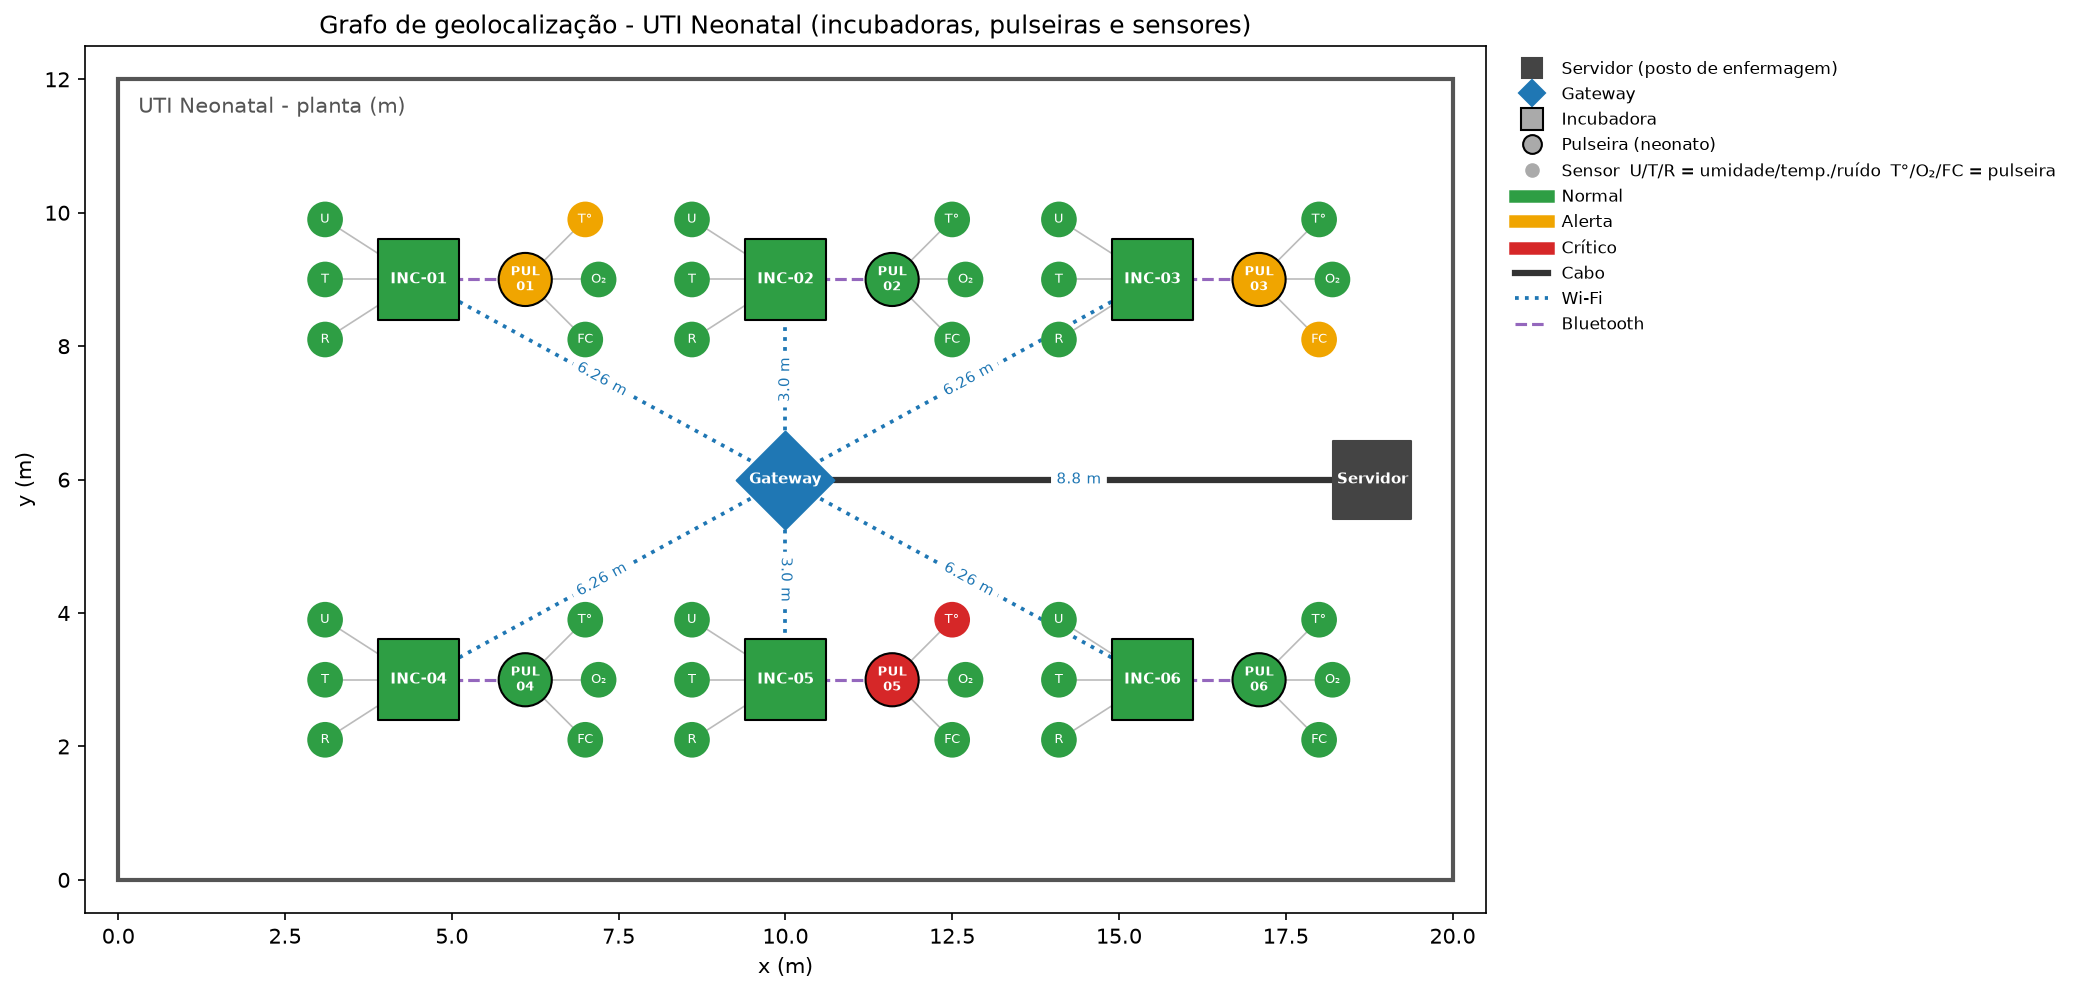

Write Python code to recreate this figure.
"""
Grafo de geolocalização da UTI Neonatal.

Monta um grafo (NetworkX) com a posição física de cada elemento da UTI:
servidor, gateway, incubadoras, pulseiras e sensores. As arestas representam
as conexões de dados e têm como peso a distância em metros entre os nós.

Uso:
    python grafo_uti.py
Saída:
    grafo_uti.png + relatório no terminal
"""

import math
import random

import matplotlib.pyplot as plt
import networkx as nx
from matplotlib.lines import Line2D

SEED = 42
ARQUIVO_SAIDA = "grafo_uti.png"

# Dimensões da planta da UTI (metros)
LARGURA_UTI = 20
ALTURA_UTI = 12

# Faixas de referência de cada sensor:
# (mínimo normal, máximo normal, tolerância para "alerta", unidade)
FAIXAS = {
    "umidade":     (50.0, 80.0, 5.0, "%"),     # umidade do ar da incubadora
    "temp_inc":    (36.0, 37.5, 0.5, "°C"),    # temperatura do ar da incubadora
    "ruido":       (0.0, 45.0, 10.0, "dB"),    # ruído dentro da incubadora
    "temp_bebe":   (36.5, 37.5, 0.5, "°C"),    # temperatura corporal (pulseira)
    "oxigenio":    (90.0, 100.0, 5.0, "%"),    # SpO2 (pulseira)
    "batimento":   (100.0, 160.0, 20.0, "bpm"),  # frequência cardíaca (pulseira)
}

SENSORES_INCUBADORA = ["umidade", "temp_inc", "ruido"]
SENSORES_PULSEIRA = ["temp_bebe", "oxigenio", "batimento"]

ROTULOS = {
    "umidade": "U", "temp_inc": "T", "ruido": "R",
    "temp_bebe": "T°", "oxigenio": "O₂", "batimento": "FC",
}

CORES_STATUS = {"normal": "#2e9e44", "alerta": "#f0a500", "critico": "#d62728"}
PRIORIDADE_STATUS = {"normal": 0, "alerta": 1, "critico": 2}


def classificar(sensor, valor):
    """Retorna 'normal', 'alerta' ou 'critico' conforme a faixa do sensor."""
    minimo, maximo, tolerancia, _ = FAIXAS[sensor]
    if minimo <= valor <= maximo:
        return "normal"
    if minimo - tolerancia <= valor <= maximo + tolerancia:
        return "alerta"
    return "critico"


def simular_leitura(sensor, rng):
    """Gera uma leitura simulada: na maioria das vezes normal, às vezes fora da faixa."""
    minimo, maximo, tolerancia, _ = FAIXAS[sensor]
    sorteio = rng.random()
    if sorteio < 0.80:
        valor = rng.uniform(minimo, maximo)
    elif sorteio < 0.93:
        valor = rng.choice([minimo - tolerancia / 2, maximo + tolerancia / 2])
    else:
        valor = rng.choice([minimo - tolerancia * 2, maximo + tolerancia * 2])
    return round(valor, 1)


def pior_status(statuses):
    return max(statuses, key=PRIORIDADE_STATUS.get)


def distancia(pos_a, pos_b):
    return round(math.dist(pos_a, pos_b), 2)


def montar_grafo():
    rng = random.Random(SEED)
    G = nx.Graph()

    # Infraestrutura fixa
    G.add_node("Servidor", tipo="servidor", pos=(18.8, 6.0))
    G.add_node("Gateway", tipo="gateway", pos=(10.0, 6.0))
    G.add_edge("Servidor", "Gateway", conexao="cabo")

    # Incubadoras em duas fileiras (posição x, y em metros na planta)
    posicoes_incubadoras = [
        (4.5, 9.0), (10.0, 9.0), (15.5, 9.0),
        (4.5, 3.0), (10.0, 3.0), (15.5, 3.0),
    ]

    for i, (x, y) in enumerate(posicoes_incubadoras, start=1):
        incubadora = f"INC-{i:02d}"
        pulseira = f"PUL-{i:02d}"

        G.add_node(incubadora, tipo="incubadora", pos=(x, y))
        G.add_edge(incubadora, "Gateway", conexao="wifi")

        # A pulseira fica no neonato, dentro da incubadora
        G.add_node(pulseira, tipo="pulseira", pos=(x + 1.6, y))
        G.add_edge(pulseira, incubadora, conexao="bluetooth")

        # Sensores fixos na incubadora (à esquerda / acima / abaixo dela)
        deslocamentos_inc = [(-1.4, 0.9), (-1.4, 0.0), (-1.4, -0.9)]
        for sensor, (dx, dy) in zip(SENSORES_INCUBADORA, deslocamentos_inc):
            adicionar_sensor(G, rng, incubadora, sensor, (x + dx, y + dy))

        # Sensores da pulseira (em volta da pulseira)
        deslocamentos_pul = [(0.9, 0.9), (1.1, 0.0), (0.9, -0.9)]
        px, py = G.nodes[pulseira]["pos"]
        for sensor, (dx, dy) in zip(SENSORES_PULSEIRA, deslocamentos_pul):
            adicionar_sensor(G, rng, pulseira, sensor, (px + dx, py + dy))

    # Status dos dispositivos = pior status entre os seus sensores
    for no, dados in G.nodes(data=True):
        if dados["tipo"] in ("incubadora", "pulseira"):
            sensores = [v for v in G.neighbors(no) if G.nodes[v]["tipo"] == "sensor"]
            dados["status"] = pior_status(G.nodes[s]["status"] for s in sensores)

    # Peso das arestas = distância física (metros)
    for a, b in G.edges:
        G.edges[a, b]["peso"] = distancia(G.nodes[a]["pos"], G.nodes[b]["pos"])

    return G


def adicionar_sensor(G, rng, dispositivo, sensor, pos):
    valor = simular_leitura(sensor, rng)
    no = f"{dispositivo}/{sensor}"
    G.add_node(
        no,
        tipo="sensor",
        sensor=sensor,
        dispositivo=dispositivo,
        valor=valor,
        unidade=FAIXAS[sensor][3],
        status=classificar(sensor, valor),
        pos=pos,
    )
    G.add_edge(no, dispositivo, conexao="interna")


def incubadoras_do(G):
    return [n for n, d in G.nodes(data=True) if d["tipo"] == "incubadora"]


def imprimir_relatorio(G):
    print("=" * 60)
    print("RELATÓRIO DO GRAFO - UTI NEONATAL")
    print("=" * 60)
    print(f"Nós: {G.number_of_nodes()} | Arestas: {G.number_of_edges()}")
    print(f"Grafo conexo (todos os sensores chegam ao servidor)? {nx.is_connected(G)}")

    # Mariana (enfermeira): quais sensores estão fora da faixa agora
    print("\n[Mariana - Enfermagem] Leituras fora da faixa:")
    alertas = [
        (n, d) for n, d in G.nodes(data=True)
        if d["tipo"] == "sensor" and d["status"] != "normal"
    ]
    for no, d in sorted(alertas, key=lambda item: -PRIORIDADE_STATUS[item[1]["status"]]):
        print(f"  {d['status'].upper():8} {no:22} {d['valor']} {d['unidade']}")
    if not alertas:
        print("  Nenhum alerta.")

    # Dr. Rafael (neonatologista): neonato x incubadora lado a lado
    print("\n[Dr. Rafael - Neonatologia] Neonato x incubadora:")
    for no, d in G.nodes(data=True):
        if d["tipo"] != "incubadora":
            continue
        pulseira = no.replace("INC", "PUL")
        leituras_inc = ", ".join(
            f"{ROTULOS[s]}={G.nodes[f'{no}/{s}']['valor']}" for s in SENSORES_INCUBADORA
        )
        leituras_bebe = ", ".join(
            f"{ROTULOS[s]}={G.nodes[f'{pulseira}/{s}']['valor']}" for s in SENSORES_PULSEIRA
        )
        print(f"  {no}: [{leituras_inc}]  <->  {pulseira}: [{leituras_bebe}]")

    # Alice (gestora): infraestrutura, distância até o servidor e grau dos nós
    print("\n[Alice - Gestão] Infraestrutura:")
    for no, d in G.nodes(data=True):
        if d["tipo"] != "incubadora":
            continue
        caminho = nx.shortest_path(G, no, "Servidor", weight="peso")
        metros = nx.shortest_path_length(G, no, "Servidor", weight="peso")
        print(f"  {no} status={d['status']:8} até o servidor: {metros:5.2f} m  "
              f"({' -> '.join(caminho)})")
    print(f"  Grau do Gateway (dispositivos conectados): {G.degree('Gateway') - 1}")
    if "Gateway" in set(nx.articulation_points(G)):
        sem_gateway = G.copy()
        sem_gateway.remove_node("Gateway")
        isoladas = [n for n in incubadoras_do(G) if not nx.has_path(sem_gateway, n, "Servidor")]
        print(f"  Gateway é ponto único de falha: se cair, {len(isoladas)} incubadoras "
              f"ficam sem comunicação com o servidor.")
    print("=" * 60)


def desenhar_grafo(G):
    pos = nx.get_node_attributes(G, "pos")
    fig, ax = plt.subplots(figsize=(14, 9))

    # Planta da UTI
    ax.add_patch(plt.Rectangle((0, 0), LARGURA_UTI, ALTURA_UTI,
                               fill=False, linewidth=2, edgecolor="#555555"))
    ax.text(0.3, ALTURA_UTI - 0.5, "UTI Neonatal - planta (m)", fontsize=10, color="#555555")

    # Arestas por tipo de conexão
    estilos = {
        "cabo":      dict(style="solid", width=3.0, edge_color="#333333"),
        "wifi":      dict(style="dotted", width=1.8, edge_color="#1f77b4"),
        "bluetooth": dict(style="dashed", width=1.5, edge_color="#9467bd"),
        "interna":   dict(style="solid", width=0.8, edge_color="#bbbbbb"),
    }
    for conexao, estilo in estilos.items():
        arestas = [(a, b) for a, b, d in G.edges(data=True) if d["conexao"] == conexao]
        nx.draw_networkx_edges(G, pos, edgelist=arestas, ax=ax, **estilo)

    # Peso (distância) nas arestas Wi-Fi e cabo
    rotulos_arestas = {
        (a, b): f"{d['peso']} m" for a, b, d in G.edges(data=True)
        if d["conexao"] in ("wifi", "cabo")
    }
    nx.draw_networkx_edge_labels(G, pos, edge_labels=rotulos_arestas, ax=ax,
                                 font_size=7, font_color="#1f77b4")

    # Nós: formato pelo tipo, cor pelo status
    def nos_do_tipo(tipo):
        return [n for n, d in G.nodes(data=True) if d["tipo"] == tipo]

    def cores(nos):
        return [CORES_STATUS.get(G.nodes[n].get("status"), "#444444") for n in nos]

    nx.draw_networkx_nodes(G, pos, nodelist=nos_do_tipo("servidor"), node_shape="s",
                           node_size=1400, node_color="#444444", ax=ax)
    nx.draw_networkx_nodes(G, pos, nodelist=nos_do_tipo("gateway"), node_shape="D",
                           node_size=1100, node_color="#1f77b4", ax=ax)
    incubadoras = nos_do_tipo("incubadora")
    nx.draw_networkx_nodes(G, pos, nodelist=incubadoras, node_shape="s", node_size=1500,
                           node_color=cores(incubadoras), edgecolors="black", ax=ax)
    pulseiras = nos_do_tipo("pulseira")
    nx.draw_networkx_nodes(G, pos, nodelist=pulseiras, node_shape="o", node_size=650,
                           node_color=cores(pulseiras), edgecolors="black", ax=ax)
    sensores = nos_do_tipo("sensor")
    nx.draw_networkx_nodes(G, pos, nodelist=sensores, node_shape="o", node_size=260,
                           node_color=cores(sensores), ax=ax)

    # Rótulos
    rotulos = {n: n for n in incubadoras + ["Servidor", "Gateway"]}
    nx.draw_networkx_labels(G, pos, labels=rotulos, font_size=7, font_color="white",
                            font_weight="bold", ax=ax)
    rotulos_pulseiras = {n: n.replace("-", "\n") for n in pulseiras}
    nx.draw_networkx_labels(G, pos, labels=rotulos_pulseiras, font_size=6, font_color="white",
                            font_weight="bold", ax=ax)
    rotulos_sensores = {n: ROTULOS[G.nodes[n]["sensor"]] for n in sensores}
    nx.draw_networkx_labels(G, pos, labels=rotulos_sensores, font_size=6,
                            font_color="white", ax=ax)

    # Legenda
    legenda = [
        Line2D([], [], marker="s", ls="", color="#444444", ms=10, label="Servidor (posto de enfermagem)"),
        Line2D([], [], marker="D", ls="", color="#1f77b4", ms=9, label="Gateway"),
        Line2D([], [], marker="s", ls="", color="#aaaaaa", mec="black", ms=11, label="Incubadora"),
        Line2D([], [], marker="o", ls="", color="#aaaaaa", mec="black", ms=9, label="Pulseira (neonato)"),
        Line2D([], [], marker="o", ls="", color="#aaaaaa", ms=6,
               label="Sensor  U/T/R = umidade/temp./ruído  T°/O₂/FC = pulseira"),
        Line2D([], [], color=CORES_STATUS["normal"], lw=6, label="Normal"),
        Line2D([], [], color=CORES_STATUS["alerta"], lw=6, label="Alerta"),
        Line2D([], [], color=CORES_STATUS["critico"], lw=6, label="Crítico"),
        Line2D([], [], color="#333333", lw=3, label="Cabo"),
        Line2D([], [], color="#1f77b4", lw=1.8, ls=":", label="Wi-Fi"),
        Line2D([], [], color="#9467bd", lw=1.5, ls="--", label="Bluetooth"),
    ]
    ax.legend(handles=legenda, loc="upper left", bbox_to_anchor=(1.01, 1), fontsize=8,
              frameon=False)

    ax.set_title("Grafo de geolocalização - UTI Neonatal (incubadoras, pulseiras e sensores)")
    ax.set_xlim(-0.5, LARGURA_UTI + 0.5)
    ax.set_ylim(-0.5, ALTURA_UTI + 0.5)
    ax.set_aspect("equal")
    ax.set_xlabel("x (m)")
    ax.set_ylabel("y (m)")
    ax.tick_params(left=True, bottom=True, labelleft=True, labelbottom=True)
    fig.tight_layout()
    fig.savefig(ARQUIVO_SAIDA, dpi=150, bbox_inches="tight")
    print(f"Imagem salva em {ARQUIVO_SAIDA}")
    plt.show()


if __name__ == "__main__":
    grafo = montar_grafo()
    imprimir_relatorio(grafo)
    desenhar_grafo(grafo)
